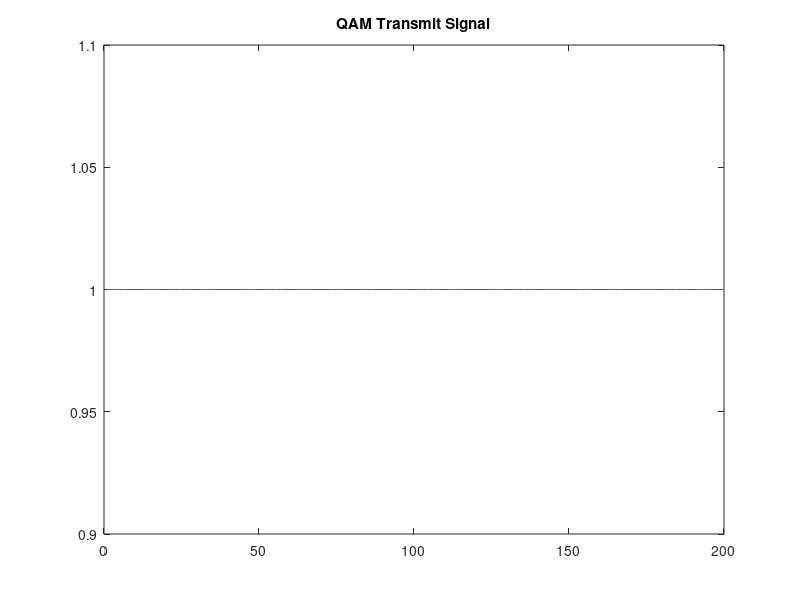

The MATLAB script that drew this image:
% Parameters
bitrate = 5000; % bits per second
Fs = 1000000;   % Sampling rate (1 MHz)
M = 4;          % 4-QAM
k = log2(M);    % Bits per symbol
N = 1000;       % Number of bits

bits = randi([0 1], 1, N);
symbols = bi2de(reshape(bits, k, []).', 'left-msb');
modulated = qammod(symbols, M);

% Pulse shaping
sps = Fs / bitrate / k;
pulse = ones(1, sps);  % Simple rectangular pulse
upsampled = upsample(modulated, sps);
tx_signal = conv(upsampled, pulse);

% Normalize and plot
plot(real(tx_signal(1:200)));
title('QAM Transmit Signal');

% Save for embedded TX
fid = fopen('qam_tx_signal.txt', 'w');
fprintf(fid, '%f\n', real(tx_signal));
fclose(fid);
